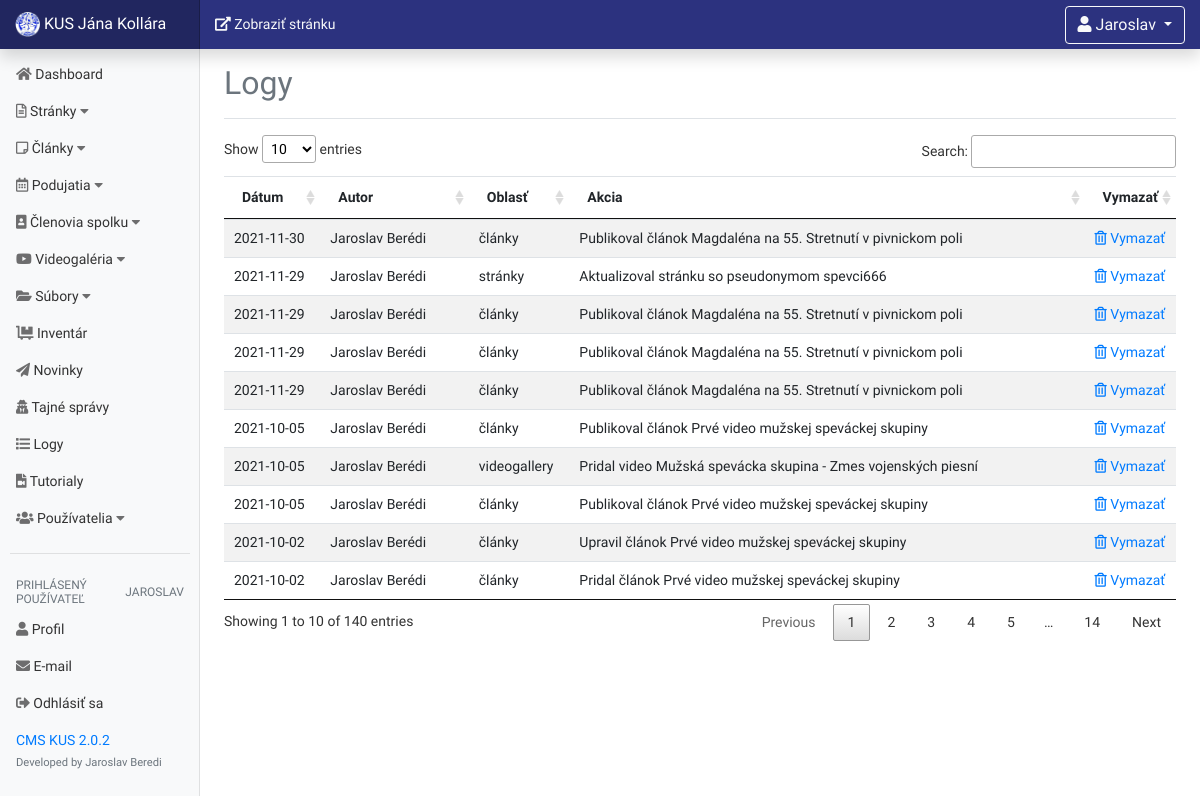
Screenshot of /dashboard/logs.php (signed in) with the database file from the repository.
### tables this page shows
CREATE TABLE `logs`
(
    `id`          int(11) NOT NULL,
    `log_date`    date         NOT NULL,
    `log_author`  int(11) NOT NULL,
    `log_section` varchar(255) NOT NULL,
    `log_action`  text         NOT NULL
);

CREATE TABLE `users`
(
    `user_id`       int(11) NOT NULL,
    `user_email`    varchar(255) NOT NULL,
    `user_password` varbinary(255) NOT NULL,
    `user_name`     varchar(255) NOT NULL,
    `user_lastname` varchar(255) NOT NULL,
    `user_titul`    varchar(50)  NOT NULL,
    `user_image`    text         NOT NULL,
    `user_function` varchar(255) NOT NULL,
    `user_role`     varchar(255) NOT NULL
);

### dashboard/logs.php (the view, shortened to what this page needs)
<?php
include "includes/header.php";
?>
<div class="col-md-10 col-sm-12 d-none d-md-inline">
    <a class="float-left text-light mt-2" href="../index.php" target="_blank"><i class="fas fa-external-link-alt"></i>
        Zobraziť stránku</a>
	<?php
	include 'includes/profile_dropdown.php';
	?>
</div>
</nav>
<div class="container-fluid">
    <div class="row">
		<?php
		include "includes/navigation.php";
		?>
        <main role="main" class="col-md-9 ml-sm-auto col-lg-10 px-4">
            <div class="d-flex justify-content-between flex-wrap flex-md-nowrap align-items-center pt-3 pb-2 mb-3 border-bottom">
                <h1 class="h2 text-muted">Logy</h1>
            </div>
            <table class="table table-hover table-striped" id="logs">
                <thead>
                <tr>
                    <th>Dátum</th>
                    <th>Autor</th>
                    <th>Oblasť</th>
                    <th>Akcia</th>
                    <th>Vymazať</th>
                </tr>
                </thead>
                <tbody>
				<?php
				try {
					include 'includes/db.php';
					$query = "SELECT * from logs INNER JOIN users on logs.log_author=users.user_id ORDER BY id DESC";
					$send_info = $connection->prepare($query);
					$send_info->execute();
					while ($row = $send_info->fetch(PDO::FETCH_ASSOC)) {
						$log_id = $row['id'];
						$log_date = $row['log_date'];
						$log_section = $row['log_section'];
						$log_action = $row['log_action'];
						$user_name = $row['user_name'];
						$user_lastname = $row['user_lastname'];
						echo "
            <tr>
                <td>$log_date</td>
                <td>$user_name $user_lastname</td>
                <td>$log_section</td>
                <td>$log_action</td>
            <td class=\"tdWidth\">";
						if (strpos($_SESSION['user_role'], 'admin')) {
							echo " <a href=\"logs.php?delete=$log_id\"><i class=\"far fa-trash-alt\"></i> Vymazať</a>
            ";
						}
						echo "</td>
            </tr>";
					}
				} catch (Exception $e) {
					echo $e;
				}
				?>
                </tbody>
            </table>
        </main>
    </div>
</div>
<?php
include 'includes/footer.php';
?>

### css/dashboard.css (style rules this page uses)
* { font-family: 'Raleway', sans-serif; }
body { font-size: .875rem; }
[role="main"] { padding-top: 48px; }
.tdWidth { width: 8% !important; }

### rows the page displays
logs: log_date "2021-11-30", users.user_name "Jaroslav", users.user_lastname "Berédi", log_section "články", log_action "Publikoval článok Magdaléna na 55. Stretnutí v pivnickom poli"
logs: log_date "2021-11-29", users.user_name "Jaroslav", users.user_lastname "Berédi", log_section "stránky", log_action "Aktualizoval stránku so pseudonymom spevci666"
logs: log_date "2021-11-29", users.user_name "Jaroslav", users.user_lastname "Berédi", log_section "články", log_action "Publikoval článok Magdaléna na 55. Stretnutí v pivnickom poli"
logs: log_date "2021-11-29", users.user_name "Jaroslav", users.user_lastname "Berédi", log_section "články", log_action "Publikoval článok Magdaléna na 55. Stretnutí v pivnickom poli"
logs: log_date "2021-11-29", users.user_name "Jaroslav", users.user_lastname "Berédi", log_section "články", log_action "Publikoval článok Magdaléna na 55. Stretnutí v pivnickom poli"
logs: log_date "2021-10-05", users.user_name "Jaroslav", users.user_lastname "Berédi", log_section "články", log_action "Publikoval článok Prvé video mužskej speváckej skupiny"
logs: log_date "2021-10-05", users.user_name "Jaroslav", users.user_lastname "Berédi", log_section "videogallery", log_action "Pridal video Mužská spevácka skupina - Zmes vojenských piesní"
logs: log_date "2021-10-05", users.user_name "Jaroslav", users.user_lastname "Berédi", log_section "články", log_action "Publikoval článok Prvé video mužskej speváckej skupiny"
logs: log_date "2021-10-02", users.user_name "Jaroslav", users.user_lastname "Berédi", log_section "články", log_action "Upravil článok Prvé video mužskej speváckej skupiny"
logs: log_date "2021-10-02", users.user_name "Jaroslav", users.user_lastname "Berédi", log_section "články", log_action "Pridal článok Prvé video mužskej speváckej skupiny"

### other values shown
$_SESSION['user_name'] "Jaroslav"
$_SESSION['user_name'] "JAROSLAV"
$VERSION "2.0.2"
